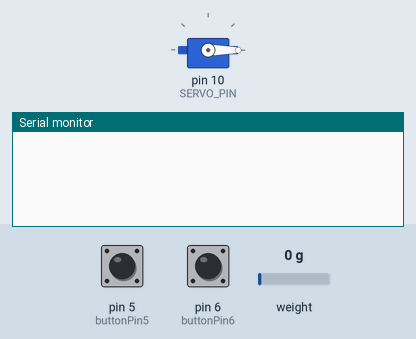
A sketch run on a simulated Arduino Uno, built with avr-gcc and run on an emulated ATmega328P. Shown: servo, the last lines printed to the serial monitor. The test bench sets the inputs (shaded band); at power-on: pin 5 (buttonPin5) LOW, pin 6 (buttonPin6) LOW, weight on the scale 0 g. Random numbers use the default seed unless the sketch sets one.

Above: at 1.2 s.
1.3 s: pin 5 (buttonPin5) pulled HIGH for 0.15 s
At 1.8 s:
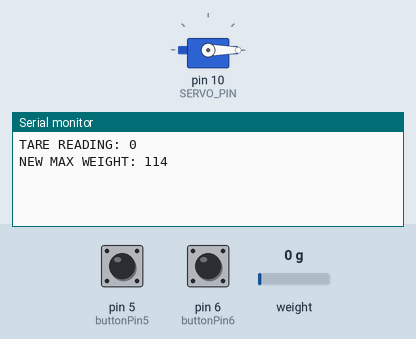
2.9 s: pin 6 (buttonPin6) pulled HIGH for 0.15 s
At 4.2 s:
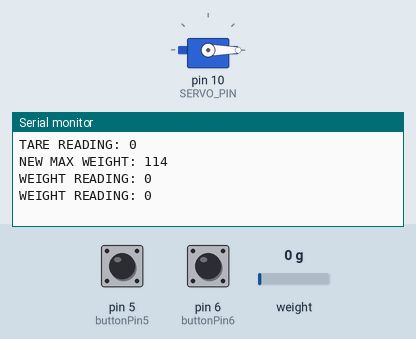

Measured:
- after the input at 1.3 s, the serial monitor: prints a new line after 0.10 s (image 1)
- after the input at 2.9 s, the serial monitor: prints a new line after 0.10 s (image 2)

The sketch:

firebox.ino
```cpp
#include "HX711.h"
#include "Servo.h"
// constants won't change. They're used here to set pin numbers:
// HX711 circuit wiring
const int LOADCELL_DOUT_PIN = 2; //Arduino pin connected to button's pin
const int LOADCELL_SCK_PIN = 3; // Arduino pin connected to load cell's pin
//const int BUTTON_PIN = 7; // Arduino pin connected to button's pin
const int SERVO_PIN  = 10; // Arduino pin connected to servo motor's pin

Servo servo; // create servo object to control a servo
HX711 scale; // create scale object to read load cell

// Button circuit wiring
const int buttonPin5 = 5; // the number of the pushbutton pin -- PIN5
const int buttonPin6 = 6; // the number of the pushbutton pin -- PIN6


int angle = 0;        // the current angle of servo motor
int buttonState5 = 0; // variable for reading the pushbutton status for tare
int buttonState6 = 0; // variable for reading the pushbutton status for weight added
long weight = 0;
long tar = 0;         // tare weight
long reading = 0;     // s tarting load cell weight reading
long deck_max = 315;  // how much the deck weighs total
int min = 100;
int max = 190;
int max_weight = random(min,max);

void setup() {
  Serial.begin(57600);          // initialize serial - baudrate
  pinMode(buttonPin5, INPUT);   // initialize the pushbutton pin 5 as an input
  pinMode(buttonPin6, INPUT);   // initialize the pushbutton pin 6 as an input
  servo.attach(SERVO_PIN);      // attaches the servo on pin 10 to the servo object

  scale.begin(LOADCELL_DOUT_PIN, LOADCELL_SCK_PIN);
  servo.write(angle);
  randomSeed(analogRead(0));

//  scale.tare();
}

void loop() {

  //  scale.tare();
  // read the state of the pushbutton value:
  buttonState5 = digitalRead(buttonPin5);
  buttonState6 = digitalRead(buttonPin6);
  if (buttonState5 == HIGH) {
    max_weight = random(min,max);
    // reading = scale.read();
    tar = -(scale.read());
    Serial.print("TARE READING: ");
    weight = 0;
    Serial.println(weight);
    Serial.print("NEW MAX WEIGHT: ");
    Serial.println(max_weight);
    if(angle == 90) {
      angle = 0;
      servo.write(angle);
    }


    delay(1000);

  }
  else if (buttonState6 == HIGH) {
    reading = scale.read();
    weight = (tar+reading)/100;
    Serial.print("WEIGHT READING: ");
    Serial.println(weight);

    if (weight >= max_weight) {

      if(angle == 0) {
        angle = 90;
        servo.write(angle);
        Serial.print("MAX WEIGHT HIT: ");
        Serial.println(max_weight);
       }

       delay(1000);

    }
  }
}
```
